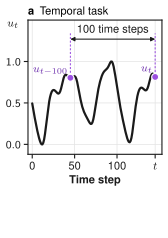

Recreate this plot in Python.
"""Fig. 2, panel a (matplotlib): a temporal task that needs a memory of 100 time steps. Panel b (the reservoir)
is drawn in TikZ, and fig2.tex assembles both panels and draws the formula of the task in the bottom row of boxes.

Geometry (inches): the row is 2.375 high. The axes are square (1.34 x 1.34) and their top lies 0.20 in below the top
of the row, so the title sits 0.20 in - 4 pt below it, as in panel b. The bottom 0.36 in of the row stay empty here:
fig2.tex places the box with the formula y_{t+1} there, next to the legend boxes of panel b."""
import sys; sys.path.insert(0, ".")
from figstyle import *
import numpy as np
setup()
S, HROW = 1.34, 2.375            # side of the square axes, height of the row
WA = 0.28 + S + 0.06               # width of panel a: 1.68 in = 4.267 cm

# =============================================================================== a: temporal task
def mackey_glass(T, tau=17, beta=0.2, gamma=0.1, n=10, dt=0.05, x0=1.2, burn=600):
    steps_per = int(round(1 / dt)); lag = int(round(tau / dt))
    total = (T + burn) * steps_per
    x = np.full(total + lag + 1, x0)
    for i in range(lag, total + lag):
        xl = x[i - lag]
        x[i + 1] = x[i] + dt * (beta * xl / (1 + xl ** n) - gamma * x[i])
    return x[lag::steps_per][burn:burn + T]

mg = mackey_glass(160)
u = (mg - mg.min()) / (mg.max() - mg.min())
t = np.arange(len(u))
tnow, lagT = 145, 100
fig = figure(WA, HROW)
ax = add_axes(fig, 0.28, HROW - 0.20 - S, S, S)
ax.plot(t[:tnow + 1], u[:tnow + 1], color=INK, lw=1.6, zorder=2, solid_capstyle="round")
ya = 1.27                                   # height of the dimension arrow
for tt in (tnow - lagT, tnow):              # dimension lines from the two inputs up to the arrow
    ax.plot([tt, tt], [u[tt] + 0.06, ya + 0.07], ls=(0, (2, 1.6)), lw=0.75, color=PURPLE, zorder=1)
    ax.plot(tt, u[tt], "o", ms=5, color=PURPLE, mec="white", mew=0.8, zorder=5)
label(ax, tnow - lagT - 4, u[tnow - lagT] + 0.04, r"$u_{t-100}$", color=PURPLE_DARK, ha="right", va="bottom")
label(ax, tnow - 4, u[tnow] + 0.04, r"$u_{t}$", color=PURPLE_DARK, ha="right", va="bottom")
ax.annotate("", xy=(tnow - lagT, ya), xytext=(tnow, ya),
            arrowprops=dict(arrowstyle="<|-|>", lw=0.8, color=INK, shrinkA=0, shrinkB=0, mutation_scale=6))
label(ax, (2 * tnow - lagT) / 2, ya + 0.05, "100 time steps", ha="center", va="bottom")
ax.set_xlim(-5, 153); ax.set_ylim(-0.12, 1.5)
ax.set_xticks([0, 50, 100, 145]); ax.set_xticklabels(["0", "50", "100", r"$t$"])
ax.set_yticks([0, 0.5, 1])
xlabel(ax, "Time step")
ax.set_ylabel(r"$u_t$", rotation=0, labelpad=0)
ax.yaxis.set_label_coords(-0.115, 0.935)
panel(ax, "a", "Temporal task")
save(fig, "fig2a.pdf")
print("panel a done")
